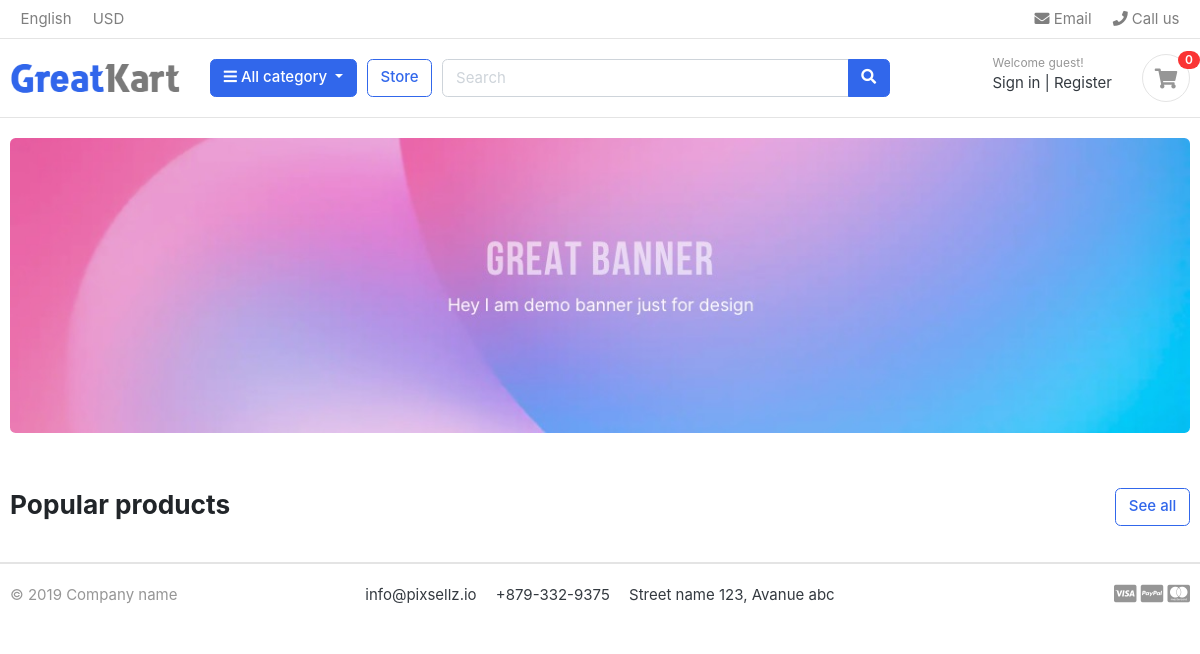
/, run on an earlier commit of the app's database.
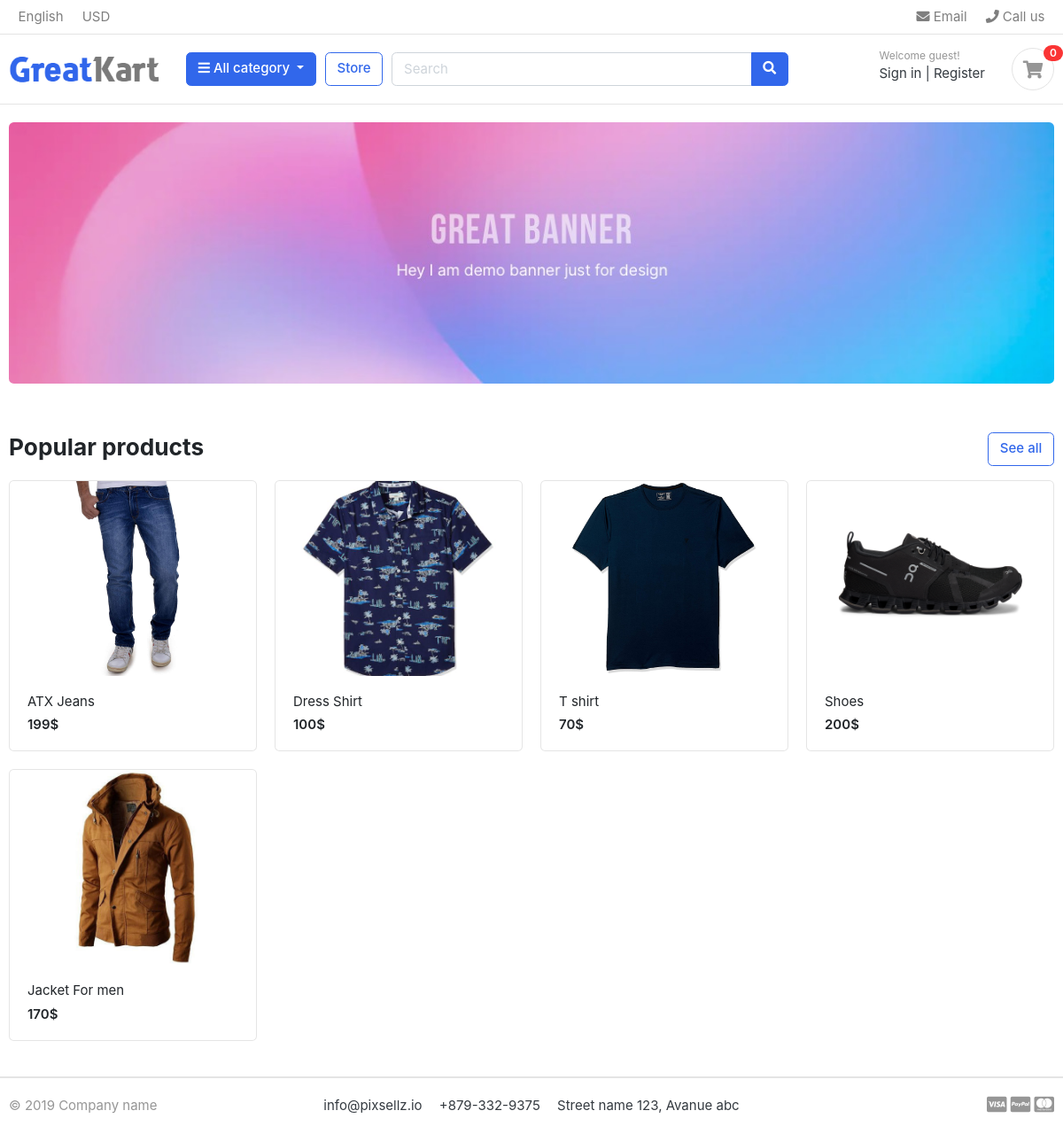
And on a later commit of the database.
### store/models.py (models this page shows, shortened)
class Product(models.Model):
    product_name    = models.CharField(max_length=200, unique=True)
    slug            = models.SlugField(max_length=200, unique=True)
    description     = models.TextField(max_length=500, blank=True)
    price           = models.IntegerField()
    image           = models.ImageField(upload_to='photos/product')
    stock           = models.IntegerField()
    is_available    = models.BooleanField(default=True)
    category        = models.ForeignKey(category, on_delete=models.CASCADE)
    created_date    = models.DateTimeField(auto_now_add=True)
    modified_date   = models.DateTimeField(auto_now=True)
    def get_url(self):
        return reverse('product_detail', args=[self.category.slug, self.slug])

### ecommerce/views.py (the view)
# urls.py: 2. Add a URL to urlpatterns:  path('', views.home, name='home')
def home(request):
    products = Product.objects.all().filter(is_available=True)
    context = {
        'products': products,
    }
    return render(request, 'home.html', context)

### category/context_processors.py (called while the page is built)
def menu_links(request):
    links = category.objects.all()
    return dict(links=links)

### category/models.py (called while the page is built)
    def get_slug(self):
        return reverse('products_by_category', args=[self.slug])

### templates/home.html
    {% extends 'base.html' %}
    {% load static %}
    {% block content %}
    <section class="section-intro padding-y-sm">
        <div class="container">
            <div class="intro-banner-wrap">
                <img src="{% static 'images/banners/1.jpg' %}" class="img-fluid rounded">
            </div>
        </div>
    </section>
    <section class="section-name padding-y-sm">
        <div class="container">
            <header class="section-heading">
                <a href="{% url 'store' %}" class="btn btn-outline-primary float-right">See all</a>
                <h3 class="section-title">Popular products</h3>
            </header>
            <div class="row">
                {% for product in products %}
                <div class="col-md-3">
                    <div class="card card-product-grid">
                        <a href="{{ product.get_url }}" class="img-wrap"> <img src="{{ product.image.url }}"> </a>
                        <figcaption class="info-wrap">
                            <a href="{{ product.get_url }}" class="title">{{ product.product_name }}</a>
                            <div class="price mt-1">{{ product.price }}$</div>
                        </figcaption>
                    </div>
                </div>
                {% endfor %}
            </div>
        </div>
    </section>
    </body>
</html>
{% endblock %}

What changed in the data, as far as the page shows it:
added Product: image (picture), product_name "ATX Jeans", price "199"
added Product: image (picture), product_name "Dress Shirt", price "100"
added Product: image (picture), product_name "T shirt", price "70"
added Product: image (picture), product_name "Shoes", price "200"
added Product: image (picture), product_name "Jacket For men", price "170"
